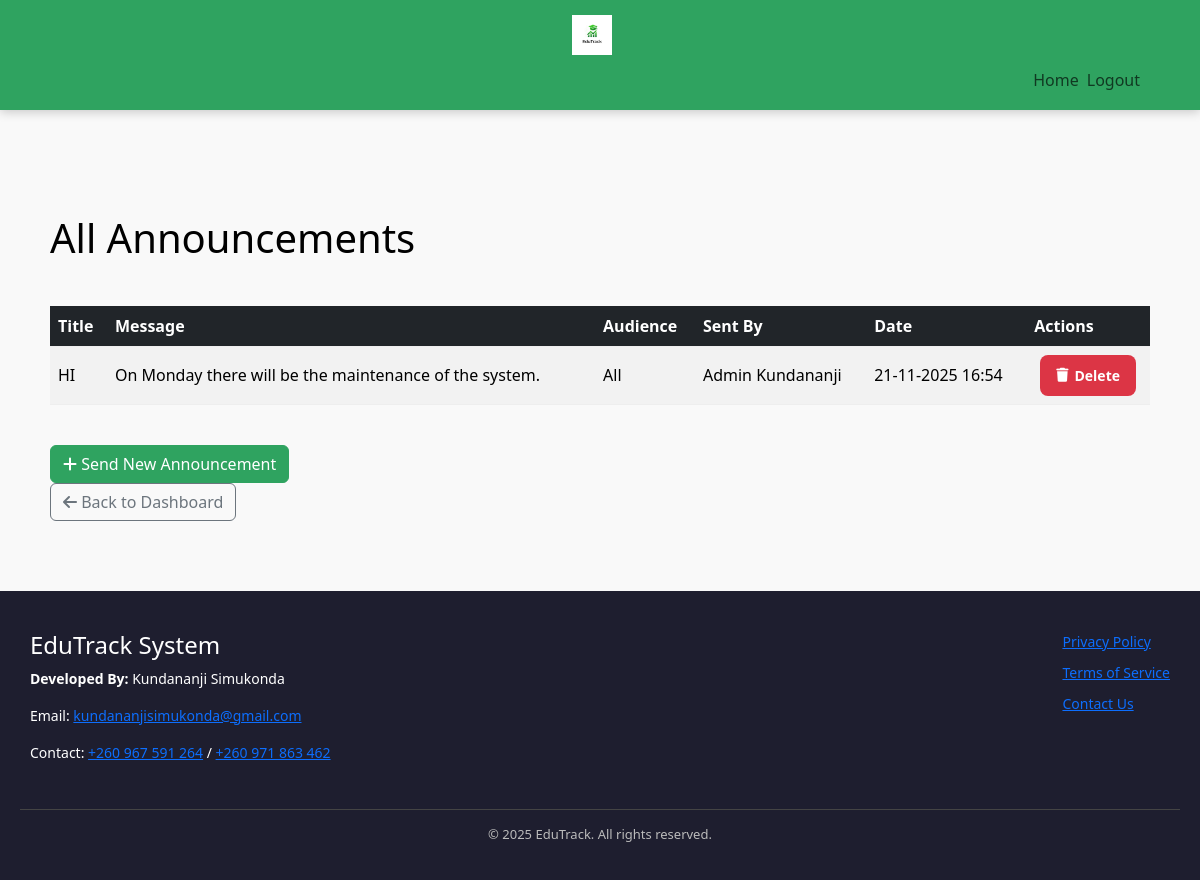
The app's page /pages/admin/view_announcements.php (signed in) with its own data.
### tables this page shows
CREATE TABLE `announcements` (
  `id` int(10) UNSIGNED NOT NULL,
  `title` varchar(255) NOT NULL,
  `message` text NOT NULL,
  `audience` enum('students','lecturers','all') NOT NULL DEFAULT 'all',
  `created_by` int(10) UNSIGNED NOT NULL,
  `created_at` timestamp NOT NULL DEFAULT current_timestamp()
);

CREATE TABLE `users` (
  `id` int(11) UNSIGNED NOT NULL,
  `name` varchar(255) NOT NULL,
  `email` varchar(255) NOT NULL,
  `password` varchar(255) NOT NULL,
  `role` enum('student','lecturer','admin') NOT NULL DEFAULT 'student',
  `phone` varchar(20) DEFAULT NULL,
  `status` enum('active','inactive','suspended') NOT NULL DEFAULT 'active',
  `created_at` timestamp NOT NULL DEFAULT current_timestamp()
);

### pages/admin/view_announcements.php (the view, shortened to what this page needs)
<?php
require_once '../../includes/db.php';
try {
    $stmt = $pdo->query("
        SELECT a.id, a.title, a.message, a.audience, a.created_at, u.name AS sender
        FROM announcements a
        JOIN users u ON a.created_by = u.id
        ORDER BY a.created_at DESC
    ");
    $announcements = $stmt->fetchAll(PDO::FETCH_ASSOC);
} catch (PDOException $e) {
    error_log("Failed to fetch announcements: " . $e->getMessage());
    $_SESSION['error_message'] = "Failed to load announcements.";
    $announcements = [];
}
?>
<!DOCTYPE html>
<html lang="en">
<head>
    <link href="https://cdn.jsdelivr.net/npm/bootstrap@5.3.2/dist/css/bootstrap.min.css" rel="stylesheet">
    <link rel="stylesheet" href="https://cdnjs.cloudflare.com/ajax/libs/font-awesome/6.4.0/css/all.min.css">
    <link rel="stylesheet" href="css/dashboard.css">
</head>
<body class="d-flex flex-column min-vh-100">
<?php require_once '../../includes/admin_navbar.php'; ?>
<main class="container my-5 flex-grow-1">
    <h1 class="mb-4">All Announcements</h1>
    <?php if (empty($announcements)): ?>
        <p>No announcements have been sent yet.</p>
    <?php else: ?>
        <div class="table-responsive">
            <table class="table table-striped table-hover align-middle">
                <thead class="table-dark">
                    <tr>
                        <th>Title</th>
                        <th>Message</th>
                        <th>Audience</th>
                        <th>Sent By</th>
                        <th>Date</th>
                        <th>Actions</th>
                    </tr>
                </thead>
                <tbody>
                    <?php foreach ($announcements as $a): ?>
                        <tr>
                            <td><?= htmlspecialchars($a['title']) ?></td>
                            <td><?= htmlspecialchars($a['message']) ?></td>
                            <td><?= ucfirst($a['audience']) ?></td>
                            <td><?= htmlspecialchars($a['sender']) ?></td>
                            <td><?= date('d-m-Y H:i', strtotime($a['created_at'])) ?></td>
                            <td>
                                <a href="view_announcements.php?delete_id=<?= $a['id'] ?>"
                                   onclick="return confirm('Are you sure you want to delete this announcement?');"
                                   class="btn btn-sm btn-danger">
                                   <i class="fas fa-trash"></i> Delete
                                </a>
                            </td>
                        </tr>
                    <?php endforeach; ?>
                </tbody>
            </table>
        </div>
    <?php endif; ?>
    <div class="mt-4">
        <a href="send_announcement.php" class="btn btn-success me-2"><i class="fas fa-plus"></i> Send New Announcement</a>
        <div class="d-flex justify-content-between mb-3">
            <a href="dashboard.php" class="btn btn-outline-secondary"><i class="fas fa-arrow-left"></i> Back to Dashboard</a>
        </div>
    </div>
</main>
<?php require_once '../../includes/footer.php'; ?>
</body>
</html>

### pages/admin/css/dashboard.css (style rules this page uses)
:root { --primary-color: #2fa360; --primary-hover: #28a745; --danger-color: #dc3545; --danger-hover: #c82333; --background-light: #f9f9f9; --background-dark: #1e1e2f; --text-color: #000000; --text-light: #fff; --text-muted: #777; --border-color: #ddd; --border-light: #eee; --container-width: min(1200px, 95vw); --padding-sm: clamp(0.5rem, 2vw, 10px); --padding-md: clamp(1rem, 3vw, 20px); --padding-lg: clamp(2rem, 5vw, 40px); --gap-md: clamp(1rem, 3vw, 20px); --border-radius-sm: 8px; --border-radius-lg: 12px; --box-shadow-sm: 0 4px 6px rgba(0,0,0,0.1); --box-shadow-lg: 0 8px 12px rgba(0,0,0,0.15); --mobile-breakpoint: 768px; --transition-fast: 0.15s ease; --transition-base: 0.3s ease; --transition-slow: 0.5s ease; }
*, *::before, *::after { box-sizing: border-box; }
html, body { height: 100%; margin: 0; font-family: 'Segoe UI', Tahoma, Geneva, Verdana, sans-serif; color: var(--text-color); background-color: var(--background-light); display: flex; flex-direction: column; padding-top: 80px; scroll-behavior: smooth; }
.container { display: flex; flex-direction: column; justify-content: center; width: 100%; max-width: var(--container-width); margin-inline: auto; padding-inline: var(--padding-md); }
.btn-primary, .btn-danger, .download-btn, .action-btn, .back-link { border: none; border-radius: var(--border-radius-sm); cursor: pointer; font-weight: 600; transition: all var(--transition-base); text-decoration: none; display: inline-flex; align-items: center; gap: 6px; position: relative; overflow: hidden; }
.btn-primary::before, .btn-danger::before, .download-btn::before { content: ''; position: absolute; top: 50%; left: 50%; width: 0; height: 0; background: rgba(255, 255, 255, 0.2); border-radius: 50%; transition: all 0.6s ease; transform: translate(-50%, -50%); }
.btn-danger { background-color: var(--danger-color) !important; color: var(--text-light) !important; border-color: var(--danger-color) !important; padding: 10px 16px; }
.data-table, table { width: 100%; border-collapse: collapse; margin-top: 20px; }
.data-table th, .data-table td, table th, table td { padding: 12px 15px; text-align: left; border-bottom: 1px solid var(--border-light); color: #000000; transition: background-color var(--transition-fast); }
.data-table thead, table thead { background-color: var(--border-light); }
.data-table th, table th { font-weight: bold; color: #000000; }
.data-table td:last-child, table td:last-child { text-align: center; }
.btn-success, .bg-success { background-color: var(--primary-color) !important; border-color: var(--primary-color) !important; }
.table thead { background-color: var(--primary-color) !important; color: var(--text-light) !important; }
.container-fluid, .container { max-width: var(--container-width); }

### records on screen
announcements: title "HI", message "On Monday there will be the maintenance of the system.", audience "All", created_by.name "Admin Kundananji", created_at "21-11-2025 16:54"
